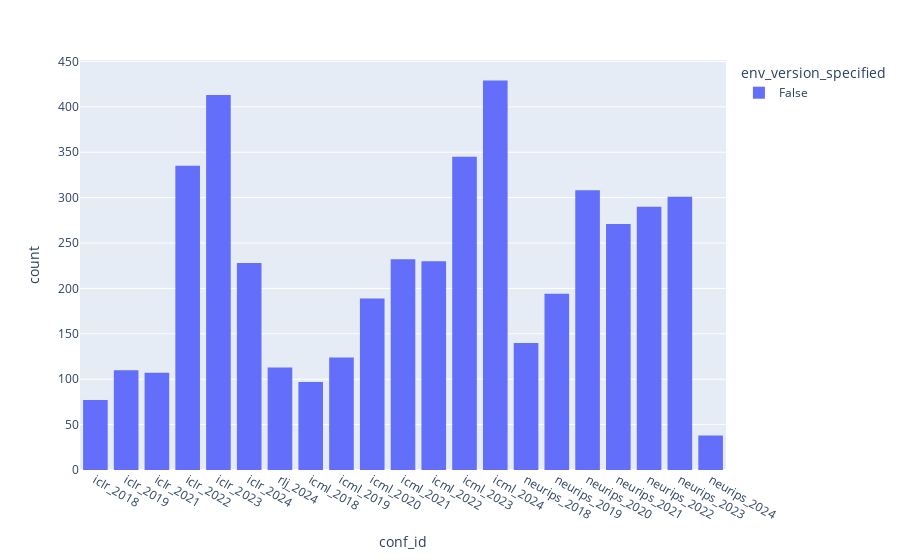

Notebook code for this chart:
### Code cell
# Env spec
fig = px.histogram(data, x='conf_id', color='env_version_specified')
fig.show()
fig = px.histogram(data, x='conference', color='env_version_specified')
fig.show()
fig = px.histogram(data, x='year', color='env_version_specified')
fig.show()

### Figure 1 — Plotly figure (JSON) as saved in the notebook; plotly's stock layout.template omitted (floating-point values rounded to 4 significant figures; data arrays with more than 128 entries replaced by an {"elided": "..."} marker saying what was removed)
{"data": [{"alignmentgroup": "True", "bingroup": "x", "hovertemplate": "env_version_specified=False<br>conf_id=%{x}<br>count=%{y}<extra></extra>", "legendgroup": "False", "marker": {"color": "#636efa", "pattern": {"shape": ""}}, "name": "False", "offsetgroup": "False", "orientation": "v", "showlegend": true, "type": "histogram", "x": {"elided": "4571 str values"}, "xaxis": "x", "yaxis": "y"}], "layout": {"barmode": "relative", "legend": {"title": {"text": "env_version_specified"}, "tracegroupgap": 0}, "margin": {"t": 60}, "xaxis": {"anchor": "y", "domain": [0, 1], "title": {"text": "conf_id"}}, "yaxis": {"anchor": "x", "domain": [0, 1], "title": {"text": "count"}}}}
